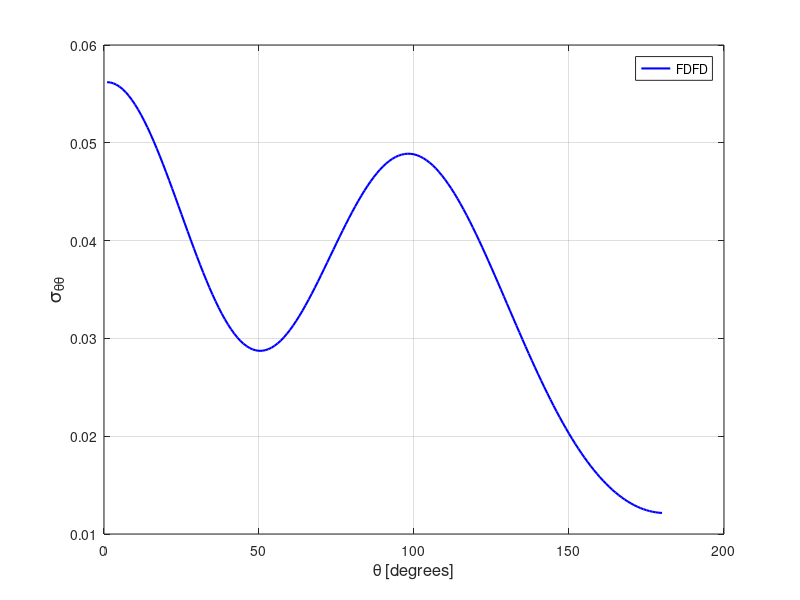

Source code (MATLAB):
stt = [ 
    1  0.56201473E-01
    2  0.56172952E-01
    3  0.56086611E-01
    4  0.55942226E-01
    5  0.55740625E-01
    6  0.55483241E-01
    7  0.55170480E-01
    8  0.54803804E-01
    9  0.54385431E-01
   10  0.53916782E-01
   11  0.53399842E-01
   12  0.52837055E-01
   13  0.52230909E-01
   14  0.51584110E-01
   15  0.50899453E-01
   16  0.50179742E-01
   17  0.49428258E-01
   18  0.48648253E-01
   19  0.47843374E-01
   20  0.47016669E-01
   21  0.46171900E-01
   22  0.45312759E-01
   23  0.44442512E-01
   24  0.43565582E-01
   25  0.42685013E-01
   26  0.41804705E-01
   27  0.40928472E-01
   28  0.40059760E-01
   29  0.39202213E-01
   30  0.38359325E-01
   31  0.37534453E-01
   32  0.36730863E-01
   33  0.35951894E-01
   34  0.35200432E-01
   35  0.34479320E-01
   36  0.33791605E-01
   37  0.33139694E-01
   38  0.32525778E-01
   39  0.31952363E-01
   40  0.31421363E-01
   41  0.30934520E-01
   42  0.30493321E-01
   43  0.30099336E-01
   44  0.29753892E-01
   45  0.29457252E-01
   46  0.29210759E-01
   47  0.29014554E-01
   48  0.28869091E-01
   49  0.28774329E-01
   50  0.28729938E-01
   51  0.28735613E-01
   52  0.28790744E-01
   53  0.28894607E-01
   54  0.29045779E-01
   55  0.29243672E-01
   56  0.29486205E-01
   57  0.29772213E-01
   58  0.30099738E-01
   59  0.30466704E-01
   60  0.30871810E-01
   61  0.31311885E-01
   62  0.31785194E-01
   63  0.32288812E-01
   64  0.32821272E-01
   65  0.33378478E-01
   66  0.33958752E-01
   67  0.34559276E-01
   68  0.35176445E-01
   69  0.35808738E-01
   70  0.36451623E-01
   71  0.37103843E-01
   72  0.37761204E-01
   73  0.38421992E-01
   74  0.39082270E-01
   75  0.39739732E-01
   76  0.40391732E-01
   77  0.41035779E-01
   78  0.41668624E-01
   79  0.42288084E-01
   80  0.42891562E-01
   81  0.43476544E-01
   82  0.44041172E-01
   83  0.44582821E-01
   84  0.45099501E-01
   85  0.45589779E-01
   86  0.46050970E-01
   87  0.46482064E-01
   88  0.46881564E-01
   89  0.47247883E-01
   90  0.47579326E-01
   91  0.47875132E-01
   92  0.48134275E-01
   93  0.48356060E-01
   94  0.48540071E-01
   95  0.48684821E-01
   96  0.48790809E-01
   97  0.48857737E-01
   98  0.48884708E-01
   99  0.48872232E-01
  100  0.48820429E-01
  101  0.48729390E-01
  102  0.48599601E-01
  103  0.48431896E-01
  104  0.48226383E-01
  105  0.47983967E-01
  106  0.47705758E-01
  107  0.47392000E-01
  108  0.47044270E-01
  109  0.46663791E-01
  110  0.46250962E-01
  111  0.45807995E-01
  112  0.45335412E-01
  113  0.44835079E-01
  114  0.44308472E-01
  115  0.43756567E-01
  116  0.43181270E-01
  117  0.42584147E-01
  118  0.41966602E-01
  119  0.41330080E-01
  120  0.40676679E-01
  121  0.40007431E-01
  122  0.39324503E-01
  123  0.38629197E-01
  124  0.37923098E-01
  125  0.37207954E-01
  126  0.36485158E-01
  127  0.35756383E-01
  128  0.35023000E-01
  129  0.34286719E-01
  130  0.33548821E-01
  131  0.32810770E-01
  132  0.32073714E-01
  133  0.31339455E-01
  134  0.30608935E-01
  135  0.29883524E-01
  136  0.29164106E-01
  137  0.28451957E-01
  138  0.27748218E-01
  139  0.27053809E-01
  140  0.26369754E-01
  141  0.25696818E-01
  142  0.25035862E-01
  143  0.24387663E-01
  144  0.23752926E-01
  145  0.23132306E-01
  146  0.22526577E-01
  147  0.21936033E-01
  148  0.21361066E-01
  149  0.20802446E-01
  150  0.20260353E-01
  151  0.19735165E-01
  152  0.19227019E-01
  153  0.18736443E-01
  154  0.18263381E-01
  155  0.17808212E-01
  156  0.17370788E-01
  157  0.16951356E-01
  158  0.16550019E-01
  159  0.16166696E-01
  160  0.15801435E-01
  161  0.15454157E-01
  162  0.15124893E-01
  163  0.14813496E-01
  164  0.14519849E-01
  165  0.14243904E-01
  166  0.13985615E-01
  167  0.13744836E-01
  168  0.13521447E-01
  169  0.13315134E-01
  170  0.13126030E-01
  171  0.12953938E-01
  172  0.12798741E-01
  173  0.12660188E-01
  174  0.12538314E-01
  175  0.12433006E-01
  176  0.12344150E-01
  177  0.12271678E-01
  178  0.12215553E-01
  179  0.12175627E-01
  180  0.12151998E-01
  181  0.12144564E-01
  182  0.12153287E-01
  183  0.12178226E-01
  184  0.12219455E-01
  185  0.12276880E-01
  186  0.12350623E-01
  187  0.12440772E-01
  188  0.12547469E-01
  189  0.12670676E-01
  190  0.12810540E-01
  191  0.12967047E-01
  192  0.13140514E-01
  193  0.13331024E-01
  194  0.13538579E-01
  195  0.13763417E-01
  196  0.14005652E-01
  197  0.14265406E-01
  198  0.14542663E-01
  199  0.14837760E-01
  200  0.15150568E-01
  201  0.15481443E-01
  202  0.15830100E-01
  203  0.16196864E-01
  204  0.16581677E-01
  205  0.16984506E-01
  206  0.17405288E-01
  207  0.17844206E-01
  208  0.18300910E-01
  209  0.18775402E-01
  210  0.19267503E-01
  211  0.19777037E-01
  212  0.20303665E-01
  213  0.20847153E-01
  214  0.21407181E-01
  215  0.21983424E-01
  216  0.22575393E-01
  217  0.23182537E-01
  218  0.23804430E-01
  219  0.24440397E-01
  220  0.25089663E-01
  221  0.25751764E-01
  222  0.26425706E-01
  223  0.27110798E-01
  224  0.27806258E-01
  225  0.28510988E-01
  226  0.29223900E-01
  227  0.29944006E-01
  228  0.30670334E-01
  229  0.31401541E-01
  230  0.32136485E-01
  231  0.32873854E-01
  232  0.33612330E-01
  233  0.34350611E-01
  234  0.35087090E-01
  235  0.35820488E-01
  236  0.36549464E-01
  237  0.37272580E-01
  238  0.37987508E-01
  239  0.38693469E-01
  240  0.39388511E-01
  241  0.40071480E-01
  242  0.40740099E-01
  243  0.41393381E-01
  244  0.42028971E-01
  245  0.42646393E-01
  246  0.43242685E-01
  247  0.43817203E-01
  248  0.44368070E-01
  249  0.44894192E-01
  250  0.45393486E-01
  251  0.45865078E-01
  252  0.46307117E-01
  253  0.46718974E-01
  254  0.47098186E-01
  255  0.47444653E-01
  256  0.47757018E-01
  257  0.48034161E-01
  258  0.48275385E-01
  259  0.48479348E-01
  260  0.48645973E-01
  261  0.48774172E-01
  262  0.48863791E-01
  263  0.48913937E-01
  264  0.48924919E-01
  265  0.48896417E-01
  266  0.48828412E-01
  267  0.48721116E-01
  268  0.48574381E-01
  269  0.48389103E-01
  270  0.48165422E-01
  271  0.47904525E-01
  272  0.47606934E-01
  273  0.47273748E-01
  274  0.46906229E-01
  275  0.46505127E-01
  276  0.46072192E-01
  277  0.45609642E-01
  278  0.45118082E-01
  279  0.44599582E-01
  280  0.44056300E-01
  281  0.43490302E-01
  282  0.42903662E-01
  283  0.42298730E-01
  284  0.41677911E-01
  285  0.41043386E-01
  286  0.40398136E-01
  287  0.39744414E-01
  288  0.39085325E-01
  289  0.38423389E-01
  290  0.37761323E-01
  291  0.37102286E-01
  292  0.36448736E-01
  293  0.35804316E-01
  294  0.35170875E-01
  295  0.34551952E-01
  296  0.33950664E-01
  297  0.33368632E-01
  298  0.32809932E-01
  299  0.32276571E-01
  300  0.31771496E-01
  301  0.31296931E-01
  302  0.30855626E-01
  303  0.30449325E-01
  304  0.30081095E-01
  305  0.29752377E-01
  306  0.29465416E-01
  307  0.29221755E-01
  308  0.29023105E-01
  309  0.28870961E-01
  310  0.28766071E-01
  311  0.28710004E-01
  312  0.28703462E-01
  313  0.28746879E-01
  314  0.28841006E-01
  315  0.28985728E-01
  316  0.29181244E-01
  317  0.29427137E-01
  318  0.29722922E-01
  319  0.30068155E-01
  320  0.30461635E-01
  321  0.30902207E-01
  322  0.31389017E-01
  323  0.31919748E-01
  324  0.32492694E-01
  325  0.33106245E-01
  326  0.33758312E-01
  327  0.34446005E-01
  328  0.35167057E-01
  329  0.35918590E-01
  330  0.36697667E-01
  331  0.37501510E-01
  332  0.38326729E-01
  333  0.39169960E-01
  334  0.40028006E-01
  335  0.40897220E-01
  336  0.41773867E-01
  337  0.42654775E-01
  338  0.43536130E-01
  339  0.44413861E-01
  340  0.45284878E-01
  341  0.46144787E-01
  342  0.46990663E-01
  343  0.47818042E-01
  344  0.48624311E-01
  345  0.49405228E-01
  346  0.50157893E-01
  347  0.50878510E-01
  348  0.51564913E-01
  349  0.52212924E-01
  350  0.52820280E-01
  351  0.53384557E-01
  352  0.53902823E-01
  353  0.54373063E-01
  354  0.54793086E-01
  355  0.55160742E-01
  356  0.55475175E-01
  357  0.55734456E-01
  358  0.55937462E-01
  359  0.56083478E-01
  360  0.56171283E-01
 ]; 
plot(stt(1:180,1),stt(1:180,2),'b-','linewidth',1.5 ); 
grid on 
legend('FDFD');
xlabel('\theta [degrees]','FontSize',12);
ylabel('\sigma_{\theta\theta}','FontSize',14);
